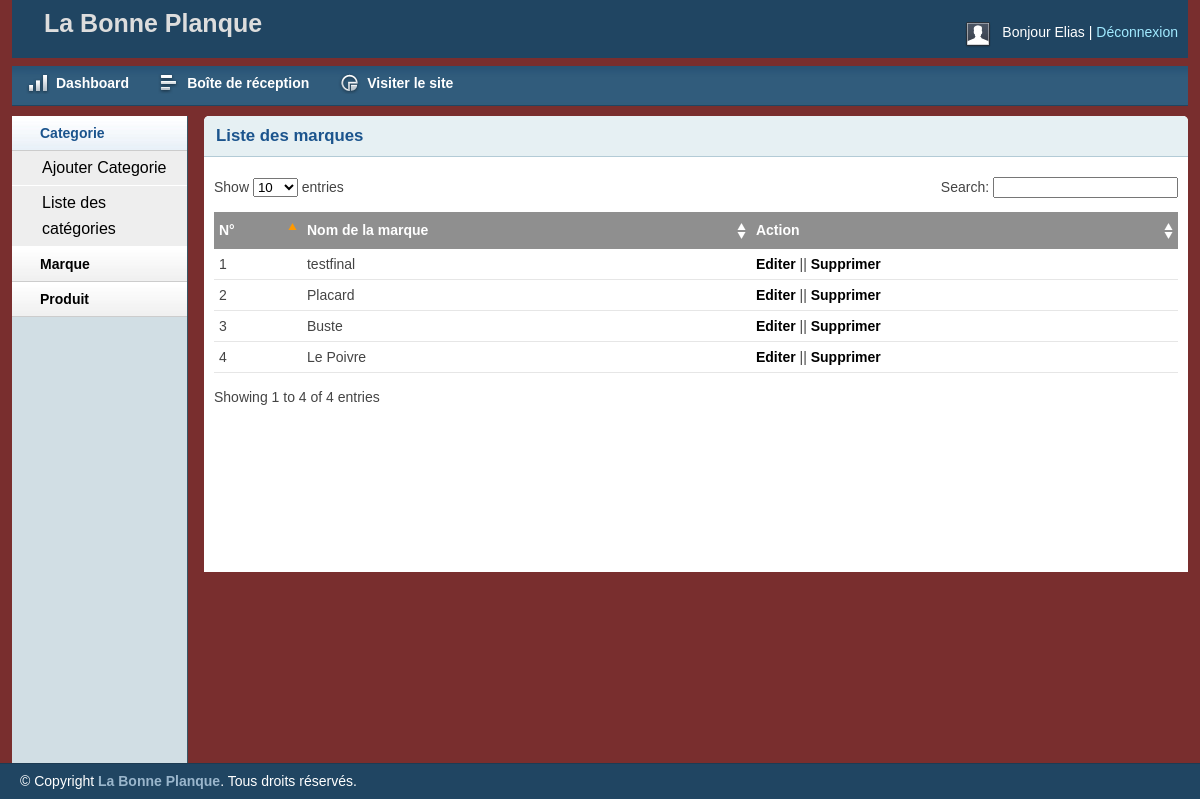
The app's page /admin/brand_list.php (signed in) with its own data.
### tables this page shows
CREATE TABLE IF NOT EXISTS `tbl_brand`
(
    `brandId` int
(
    11
) NOT NULL AUTO_INCREMENT,
    `brandName` varchar
(
    255
) NOT NULL,
    PRIMARY KEY
(
    `brandId`
)
    );

### libs/Database.php (called while the page is built, shortened)
<?php
Class Database{
	 public $host   = DB_HOST;
	 public $user   = DB_USER;
	 public $pass   = DB_PASS;
	 public $dbname = DB_NAME;
	 public $link;
	private function connectDB(){
		 $this->link = new mysqli($this->host, $this->user, $this->pass,$this->dbname);
	 }
	public function select($query){
	  $result = $this->link->query($query) or die($this->link->error.__LINE__);
		  if($result->num_rows > 0){
		    return $result;
		  }else {
		    return false;
		  }
	 }
}

### classes/Brand.php (called while the page is built, shortened)
<?php
$filepath = realpath(dirname(__FILE__));
include_once ($filepath."/../libs/Database.php");
?>
<?php
class Brand
{
	private $db;
	function __construct()
	{
		$this->db = new Database();
	}
	public function getAllbrand(){
		$sql = "SELECT * FROM tbl_brand ORDER BY brandId DESC";
		$result = $this->db->select($sql);
		return $result;
	}
}
?>

### admin/brand_list.php (the view, shortened to what this page needs)
<?php include 'inc/header.php'; ?>
<?php include 'inc/sidebar.php'; ?>
<?php
include "../classes/Brand.php";
?>
<?php
$brand = new Brand();
$allBrand = $brand->getAllbrand();
?>
<div class="grid_10">
    <div class="box round first grid">
        <h2>Liste des marques</h2>
        <div class="block">
            <table class="data display datatable" id="example">
                <thead>
                <tr>
                    <th>N°</th>
                    <th>Nom de la marque</th>
                    <th>Action</th>
                </tr>
                </thead>
                <tbody>
                <?php
                if ($allBrand) {
                    $i = 1;
                    while ($row = $allBrand->fetch_assoc()) {
                        ?>
                        <tr class="odd gradeX">
                            <td><?php echo $i; ?></td>
                            <td><?php echo $row['brandName']; ?></td>
                            <td><a href="brandedit.php?bid=<?php echo $row['brandId'] ?>">Editer</a> || <a
                                        href="?delid=<?php echo $row['brandId'] ?>"
                                        onclick="return confirm('Confirmation suppression')">Supprimer</a></td>
                        </tr>
                        <?php
                        $i++;
                    }
                } else {
                    echo "Marque introuvable!";
                }
                ?>
                </tbody>
            </table>
        </div>
    </div>
</div>
<?php include 'inc/footer.php'; ?>

### admin/css/layout.css (style rules this page uses)
body { background: #fff none repeat scroll 0 0; color: #444; font-size: 14px; padding: 0; }
a { color: #000; font-weight:bold; text-decoration: none; }
h1, h2, h3, h4, h5, h6 { line-height:1.2em; margin-bottom:.3em; }
h2 { margin-top:1em; }
.box { background:#fff; margin-bottom:20px; padding:10px 10px 10px 10px; margin-left:-8px; }
.box.grid { padding-bottom:40px; }
.box.round { -moz-border-radius: 5px 5px 0px 0px; -webkit-border-radius: 5px 5px 0px 0px; border-radius: 5px 5px 0px 0px; }
.box h2 { font-size:1.2em; font-weight:bold; color:#1B548D; background:#E6F0F3; margin:-10px -10px 0 -10px; padding:10px 12px; border-bottom:1px solid #B3CBD6; -moz-border-radius: 5px 5px 0px 0px; -webkit-border-radius: 5px 5px 0px 0px; border-radius: 5px 5px 0px 0px; }
.box.first { min-height: 406px; }
.block { padding-top:20px; }
.block { padding-bottom:1px; }
table.display { margin: 0 auto; clear: both; width: 100%; }
.sorting_asc { background: #8f8f8f url(../img/table/sort_asc.png) no-repeat center right; padding:8px 5px; text-align:left; color:#fff; }
.sorting { background:#8f8f8f url(../img/table/sort_both.png) no-repeat center right; padding:8px 5px; text-align:left; color:#fff; }
tr.odd { height: 30px; line-height: 30px; border-bottom:1px solid #e6e6e6; }
tr.even { height: 30px; line-height: 30px; border-bottom:1px solid #e6e6e6; }
tr.odd td, tr.even td { padding-left:5px; }

### records on screen
tbl_brand: brandName "testfinal"
tbl_brand: brandName "Placard"
tbl_brand: brandName "Buste"
tbl_brand: brandName "Le Poivre"

### other values on screen
Session::get("adminName") "Elias"
